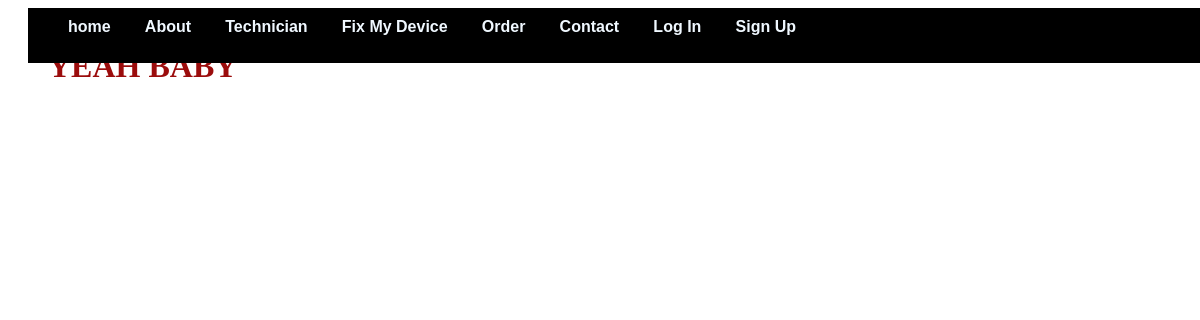
/users/selectedTechnicianList/2, run on an earlier commit of the app's database.
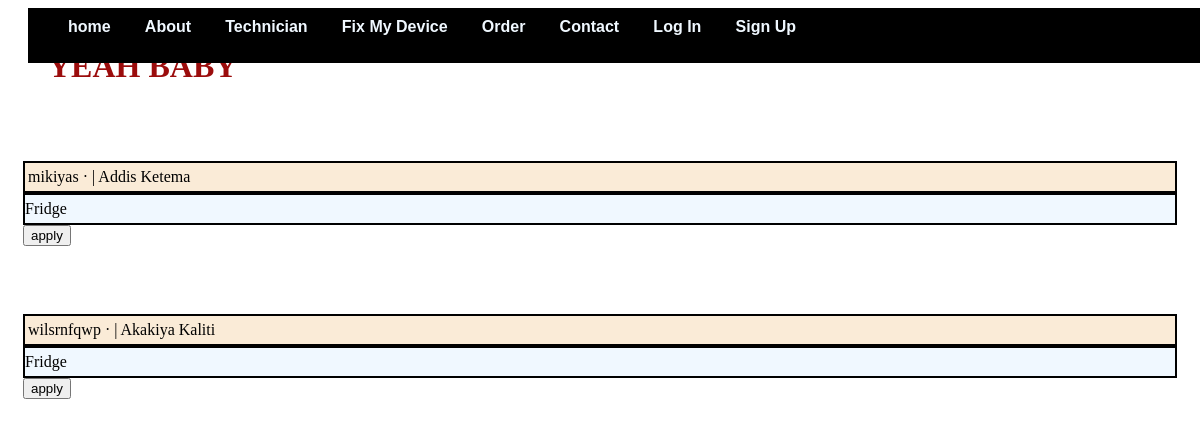
And on a later commit of the database.
### users/models.py (models this page shows)
class Technician(models.Model):
    user = models.OneToOneField(User, on_delete=models.CASCADE, primary_key=True)
    FullName = models.CharField(max_length=200, null=True)
    email = models.CharField(max_length=200, null=True)
    location = models.ForeignKey(Location,on_delete=CASCADE,null=False,default=1)
    organization = models.CharField(max_length=20, blank=True, null=True)
    profile_pic = models.ImageField(default="logo of profile.png", null=True, blank=True)
    isApproved = models.BooleanField(default=False)
    phoneNumber = PhoneNumberField(blank=True)
    device = models.ForeignKey(Device,on_delete=CASCADE,null=False,default=1)
    def __str__(self):
        return self.user.username

class Location(models.Model):
    locationId = fields.CharField(max_length=30)
    locationName = fields.CharField(max_length=30)
    def __str__(self):
        return self.locationName

class Device(models.Model):
    deviceId = fields.CharField(max_length=30)
    deviceName = fields.CharField(max_length=30)
    def __str__(self):
        return self.deviceName

### users/views.py (the view)
# urls.py: path('selectedTechnicianList/<int:pk>', SelectedTechnicianView.as_view(), name="selectedtechlist"),
class SelectedTechnicianView(ListView):
    model = Technician
    template_name = 'selected_technicians_list.html'
    def get_queryset(self):
        path = (self.request.path)
        path_list = path.split('/')
        last = int(path_list[-1])
        print(last)
        queryset = Technician.objects.all().filter(device_id=last)
        print(queryset)
        return queryset

### templates/selected_technicians_list.html (shortened to what this page needs)
<html>
    <head>
    </head>
    <body>
        {% extends 'base.html' %}
        {% block content %}
        {% for technician in object_list %}
        <div class="card">
        <div class="card-header">
        <span class="top title">{{ technician.FullName }}</span> &middot;
        <span class="author"> |
        {{ technician.location }}</span>
        </div>
        <div class="card-body">
        {{ technician.device }}
        </div>
        <input type="button" name="apply" value="apply">
        </div>
        <br/>
        {% endfor %}
        {% endblock content %}

### templates/base.html (shortened to what this page needs)
{% load static %}
<html>
    <head>
        <link href="{% static 'css/base.css' %}" rel="stylesheet">
    </head>
    <body>
        <header>
                {% if user.is_authenticated %}
                <ul>
                    <li><a href="{% url 'home' %}">home</a></li>
                    <li><a href="{% url 'about' %}">About</a></li>
                    <li><a href="{% url 'techlist' %}">Technician</a></li>
                    <li><a href="{% url 'orderit' %}">Fix My Device</a></li>
                    <li><a href="{% url 'order' %}">Order</a></li>
                    <li><a href="{% url 'feeditback' %}">Contact</a></li>
                    <li><a href="{% url 'logout' %}">Log Out</a></li>
                </ul>`
            {% else %}
                <ul>
                    <li><a href="{% url 'home' %}">home</a></li>
                    <li><a href="{% url 'about' %}">About</a></li>
                    <li><a href="{% url 'techlist' %}">Technician</a></li>
                    <li><a href="{% url 'orderit' %}">Fix My Device</a></li>
                    <li><a href="{% url 'order' %}">Order</a></li>
                    <li><a href="{% url 'feeditback' %}">Contact</a></li>
                    <li><a href="{% url 'login' %}">Log In</a></li>
                    <li><a href="{% url 'signup' %}">Sign Up</a></li>
                </ul>
            {% endif %}
            <h1 style="color: rgb(155, 12, 12);">
                YEAH BABY
            </h1>
        </header>
        <main>
            {% block content %}
            {% endblock content %}
        </main>
    </body>
</html>

### static/css/base.css (style rules this page uses)
header ul li { float: left; margin-right: 3%; }
header ul li a { font-family: sans-serif; font-weight: bolder; color: aliceblue; text-decoration: none; }
header ul { position: fixed; width: 95%; margin-left: 20px; margin-right: 20px; list-style-type: none; margin-top: 0px; padding-top: 10px; height: 45px; background-color: black; overflow: auto; z-index: 10; }
header h1 { color: red; position: relative; margin-top: 0%; padding: 40px; }

### templates/selected_technicians_list.html (style rules this page uses)
.card { margin-top: 20px; padding: 15px; }
.card-header { background-color: antiquewhite; border: solid 2px black; padding-top: 5px; padding-bottom: 5px; padding-left: 3px; }
.card-body { background-color: aliceblue; border: solid 2px black; padding-top: 5px; padding-bottom: 5px; }

### templates/base.html (style rules this page uses)
header ul li { float: left; margin-right: 3%; }
header ul li a { font-family: sans-serif; font-weight: bolder; color: aliceblue; text-decoration: none; }
header ul { position: fixed; width: 95%; margin-left: 20px; margin-right: 20px; list-style-type: none; margin-top: 0px; padding-top: 10px; height: 45px; background-color: black; overflow: auto; z-index: 10; }
header h1 { color: red; position: relative; margin-top: 0%; padding: 40px; }

What changed in the data, as far as the page shows it:
added Technician: FullName "mikiyas", location "Addis Ketema", device "Fridge"
added Technician: FullName "wilsrnfqwp", location "Akakiya Kaliti", device "Fridge"
